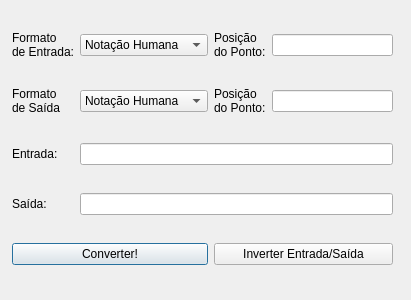
<?xml version="1.0" encoding="UTF-8"?>
<ui version="4.0">
 <class>PointConversor</class>
 <widget class="QDialog" name="PointConversor">
  <property name="geometry">
   <rect>
    <x>0</x>
    <y>0</y>
    <width>411</width>
    <height>300</height>
   </rect>
  </property>
  <property name="windowTitle">
   <string>Conversor de Ponto</string>
  </property>
  <widget class="QWidget" name="gridLayoutWidget">
   <property name="geometry">
    <rect>
     <x>12</x>
     <y>9</y>
     <width>381</width>
     <height>281</height>
    </rect>
   </property>
   <layout class="QGridLayout" name="gridLayout">
    <item row="0" column="2">
     <widget class="QLabel" name="label_4">
      <property name="text">
       <string>Posição
do Ponto:</string>
      </property>
     </widget>
    </item>
    <item row="0" column="1">
     <widget class="QComboBox" name="comboBox">
      <item>
       <property name="text">
        <string>Notação Humana</string>
       </property>
      </item>
      <item>
       <property name="text">
        <string>Float 16 Bits</string>
       </property>
      </item>
      <item>
       <property name="text">
        <string>Float 32 Bits</string>
       </property>
      </item>
      <item>
       <property name="text">
        <string>Float 64 Bits</string>
       </property>
      </item>
      <item>
       <property name="text">
        <string>Ponto Fixo 8 Bits</string>
       </property>
      </item>
      <item>
       <property name="text">
        <string>Ponto Fixo 16 Bits</string>
       </property>
      </item>
      <item>
       <property name="text">
        <string>Ponto Fixo 32 Bits</string>
       </property>
      </item>
      <item>
       <property name="text">
        <string>Ponto Fixo 64 Bits</string>
       </property>
      </item>
     </widget>
    </item>
    <item row="0" column="3">
     <widget class="QLineEdit" name="lineEdit_3"/>
    </item>
    <item row="3" column="0">
     <widget class="QLabel" name="label">
      <property name="text">
       <string>Saída:</string>
      </property>
     </widget>
    </item>
    <item row="0" column="0">
     <widget class="QLabel" name="label_3">
      <property name="text">
       <string>Formato
de Entrada:</string>
      </property>
     </widget>
    </item>
    <item row="2" column="0">
     <widget class="QLabel" name="label_2">
      <property name="text">
       <string>Entrada:</string>
      </property>
     </widget>
    </item>
    <item row="1" column="0">
     <widget class="QLabel" name="label_5">
      <property name="text">
       <string>Formato
de Saída</string>
      </property>
     </widget>
    </item>
    <item row="1" column="2">
     <widget class="QLabel" name="label_6">
      <property name="text">
       <string>Posição
do Ponto:</string>
      </property>
     </widget>
    </item>
    <item row="1" column="3">
     <widget class="QLineEdit" name="lineEdit_4"/>
    </item>
    <item row="1" column="1">
     <widget class="QComboBox" name="comboBox_2">
      <item>
       <property name="text">
        <string>Notação Humana</string>
       </property>
      </item>
      <item>
       <property name="text">
        <string>Float 16 Bits</string>
       </property>
      </item>
      <item>
       <property name="text">
        <string>Float 32 Bits</string>
       </property>
      </item>
      <item>
       <property name="text">
        <string>Float 64 Bits</string>
       </property>
      </item>
      <item>
       <property name="text">
        <string>Ponto Fixo 8 Bits</string>
       </property>
      </item>
      <item>
       <property name="text">
        <string>Ponto Fixo 16 Bits</string>
       </property>
      </item>
      <item>
       <property name="text">
        <string>Ponto Fixo 32 Bits</string>
       </property>
      </item>
      <item>
       <property name="text">
        <string>Ponto Fixo 64 Bits</string>
       </property>
      </item>
     </widget>
    </item>
    <item row="4" column="0" colspan="2">
     <widget class="QPushButton" name="pushButton">
      <property name="text">
       <string>Converter!</string>
      </property>
     </widget>
    </item>
    <item row="4" column="2" colspan="2">
     <widget class="QPushButton" name="pushButton_2">
      <property name="text">
       <string>Inverter Entrada/Saída</string>
      </property>
     </widget>
    </item>
    <item row="2" column="1" colspan="3">
     <widget class="QLineEdit" name="lineEdit_2"/>
    </item>
    <item row="3" column="1" colspan="3">
     <widget class="QLineEdit" name="lineEdit">
      <property name="readOnly">
       <bool>true</bool>
      </property>
     </widget>
    </item>
   </layout>
  </widget>
 </widget>
 <resources/>
 <connections/>
</ui>
